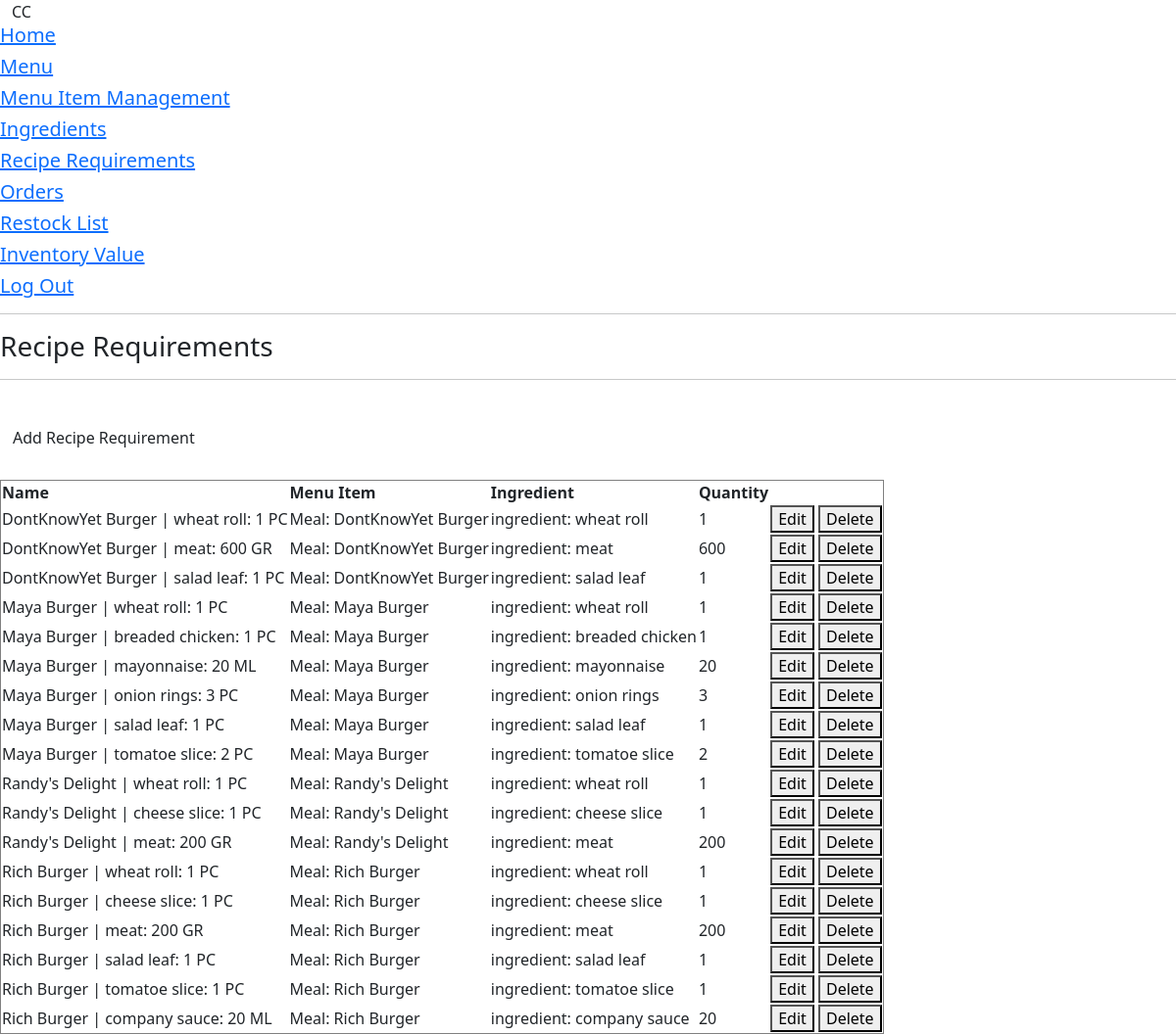
The app's page /recipe_requirements/list (signed in) with its own data.
### crispy_crab/models.py (models this page shows, shortened)
class RecipeRequirements(models.Model):
    menu_item = models.ForeignKey(MenuItems, on_delete=models.CASCADE)
    ingredient = models.ForeignKey(Ingredients, on_delete=models.CASCADE)
    quantity = models.IntegerField(default=1)
    def __str__(self):
        return f"{self.menu_item.item_name} | {self.ingredient.ing_name}: {self.quantity} {self.ingredient.unit}"
    class Meta:
        ordering = ['menu_item']

class MenuItems(models.Model):
    item_name = models.CharField(max_length=30, unique=True)
    item_description = models.CharField(max_length=150, default="recipe requirements not complete")
    item_price = models.DecimalField(max_digits=5, decimal_places=2, default=0)
    class Meta:
        ordering = ['item_name']
    def __str__(self):
        return "Meal: " + str(self.item_name)

class Ingredients(models.Model):
    PIECE = "PC"
    GRAM = "GR"
    MILLILITRE = "ML"
    INGREDIENT_UNIT_CHOICES = [
        (PIECE, "pcs."),
        (GRAM, "gr."),
        (MILLILITRE, "ml")
    ]
    ing_name = models.CharField(max_length=25, unique=True)
    ing_quantity = models.IntegerField(default=0)
    multi_pack_quantity = models.IntegerField(default=1)
    unit = models.CharField(max_length=2, choices=INGREDIENT_UNIT_CHOICES, default=PIECE)
    multi_pack_price = models.DecimalField(max_digits=8, decimal_places=2)
    minimal_quantity = models.IntegerField(default=0)
    class Meta:
        ordering = ['ing_name']
    def __str__(self):
        return "ingredient: " + str(self.ing_name)

### crispy_crab/views.py (the view)
# urls.py: path('recipe_requirements/list', views.RecipeRequirementsList.as_view(), name='reciperequirementslist'),
class RecipeRequirementsList(LoginRequiredMixin, ListView):
    model = RecipeRequirements
    template_name = "crispy_crab/recipe_requirements_list.html"

### crispy_crab/templates/crispy_crab/recipe_requirements_list.html
{% extends "crispy_crab/base.html" %}
{% block content %}
<hr>
<h3>Recipe Requirements</h3>
<hr>
<br>
<a href="{% url 'reciperequirementscreate'%}"><button class="btn">Add Recipe Requirement</button></a>
<br>
<br>
<table border = 1 id="menu_items_table">
  <tr>
    <th>Name</th>
    <th>Menu Item</th>
    <th>Ingredient</th>
    <th>Quantity</th>
  </tr>
{% for req in reciperequirements_list %}
<tr>
  <td>{{ req }} </td>
  <td>{{ req.menu_item }} </td>
  <td>{{ req.ingredient }} </td>
  <td>{{ req.quantity }} </td>
  <td>
    <a href="{% url 'reciperequirementsupdate' req.id %}"><button>Edit</button></a>
    <a href="{% url 'reciperequirementsdelete' req.id %}"><button>Delete</button></a>
  </td>
</tr>
{% endfor %}
</table>
{% endblock %}

### records on screen
RecipeRequirements: menu_item+ingredient+quantity "DontKnowYet Burger | wheat roll: 1 PC", menu_item "Meal: DontKnowYet Burger", ingredient "ingredient: wheat roll", quantity "1"
RecipeRequirements: menu_item+ingredient+quantity "DontKnowYet Burger | meat: 600 GR", menu_item "Meal: DontKnowYet Burger", ingredient "ingredient: meat", quantity "600"
RecipeRequirements: menu_item+ingredient+quantity "DontKnowYet Burger | salad leaf: 1 PC", menu_item "Meal: DontKnowYet Burger", ingredient "ingredient: salad leaf", quantity "1"
RecipeRequirements: menu_item+ingredient+quantity "Maya Burger | wheat roll: 1 PC", menu_item "Meal: Maya Burger", ingredient "ingredient: wheat roll", quantity "1"
RecipeRequirements: menu_item+ingredient+quantity "Maya Burger | breaded chicken: 1 PC", menu_item "Meal: Maya Burger", ingredient "ingredient: breaded chicken", quantity "1"
RecipeRequirements: menu_item+ingredient+quantity "Maya Burger | mayonnaise: 20 ML", menu_item "Meal: Maya Burger", ingredient "ingredient: mayonnaise", quantity "20"
RecipeRequirements: menu_item+ingredient+quantity "Maya Burger | onion rings: 3 PC", menu_item "Meal: Maya Burger", ingredient "ingredient: onion rings", quantity "3"
RecipeRequirements: menu_item+ingredient+quantity "Maya Burger | salad leaf: 1 PC", menu_item "Meal: Maya Burger", ingredient "ingredient: salad leaf", quantity "1"
RecipeRequirements: menu_item+ingredient+quantity "Maya Burger | tomatoe slice: 2 PC", menu_item "Meal: Maya Burger", ingredient "ingredient: tomatoe slice", quantity "2"
RecipeRequirements: menu_item+ingredient+quantity "Randy's Delight | wheat roll: 1 PC", menu_item "Meal: Randy's Delight", ingredient "ingredient: wheat roll", quantity "1"
RecipeRequirements: menu_item+ingredient+quantity "Randy's Delight | cheese slice: 1 PC", menu_item "Meal: Randy's Delight", ingredient "ingredient: cheese slice", quantity "1"
RecipeRequirements: menu_item+ingredient+quantity "Randy's Delight | meat: 200 GR", menu_item "Meal: Randy's Delight", ingredient "ingredient: meat", quantity "200"
RecipeRequirements: menu_item+ingredient+quantity "Rich Burger | wheat roll: 1 PC", menu_item "Meal: Rich Burger", ingredient "ingredient: wheat roll", quantity "1"
RecipeRequirements: menu_item+ingredient+quantity "Rich Burger | cheese slice: 1 PC", menu_item "Meal: Rich Burger", ingredient "ingredient: cheese slice", quantity "1"
RecipeRequirements: menu_item+ingredient+quantity "Rich Burger | meat: 200 GR", menu_item "Meal: Rich Burger", ingredient "ingredient: meat", quantity "200"
RecipeRequirements: menu_item+ingredient+quantity "Rich Burger | salad leaf: 1 PC", menu_item "Meal: Rich Burger", ingredient "ingredient: salad leaf", quantity "1"
RecipeRequirements: menu_item+ingredient+quantity "Rich Burger | tomatoe slice: 1 PC", menu_item "Meal: Rich Burger", ingredient "ingredient: tomatoe slice", quantity "1"
RecipeRequirements: menu_item+ingredient+quantity "Rich Burger | company sauce: 20 ML", menu_item "Meal: Rich Burger", ingredient "ingredient: company sauce", quantity "20"
